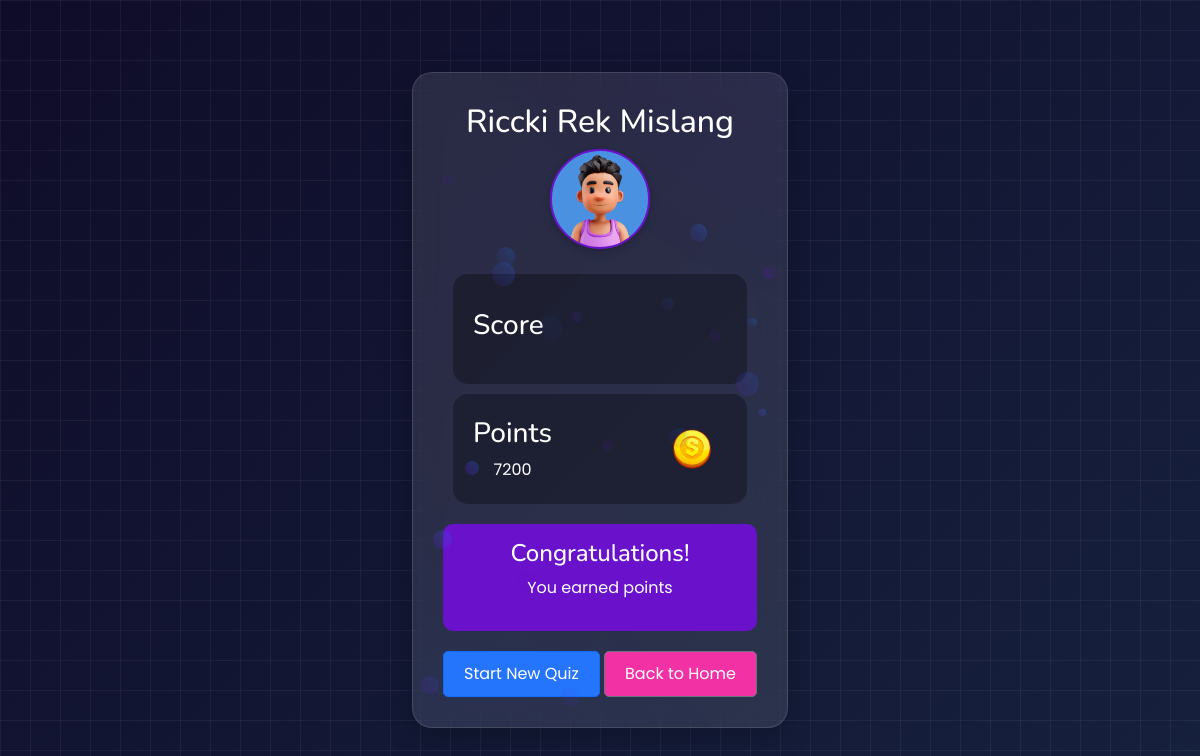
The page /students/quiz_result.php (signed in) on the database as committed earlier.
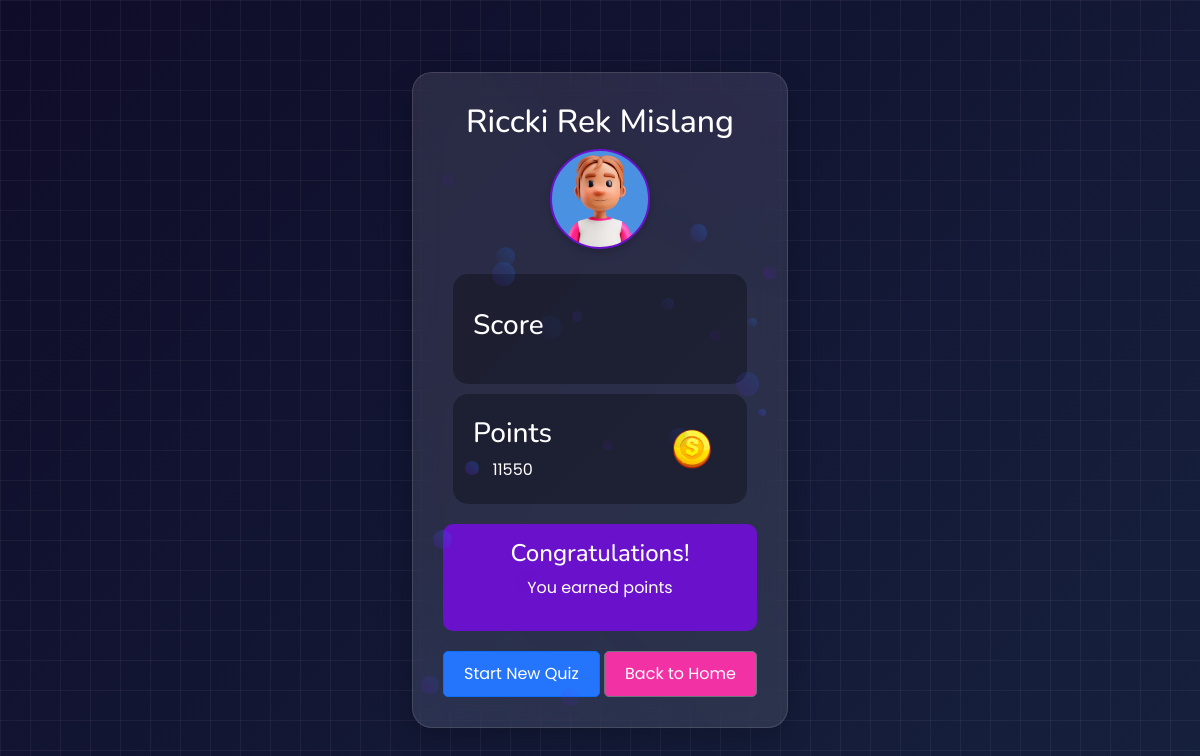
The same page on the database as committed later.
### tables this page shows
CREATE TABLE IF NOT EXISTS `students` (
  `student_id` int NOT NULL AUTO_INCREMENT,
  `user_id` int NOT NULL,
  `lastname` varchar(255) NOT NULL,
  `firstname` varchar(255) NOT NULL,
  `year` varchar(255) NOT NULL,
  `department` varchar(255) NOT NULL,
  `score` int NOT NULL DEFAULT '0',
  `duration` int NOT NULL DEFAULT '0',
  `status` enum('active','inactive') NOT NULL DEFAULT 'inactive',
  `start_time` timestamp NOT NULL,
  `ranking_id` int DEFAULT NULL,
  `ip_address` varchar(255) DEFAULT NULL,
  `profile_path` text,
  PRIMARY KEY (`student_id`),
  UNIQUE KEY `ranking_id` (`ranking_id`),
  KEY `user_id` (`user_id`)
);

### students/includes/session.php (called while the page is built, shortened)
<?php
include 'db/dbconn.php';
$user_id = $_SESSION['user_id'];
$stmt = $conn->prepare("SELECT * FROM students WHERE user_id = ?");
$stmt->bind_param('i', $user_id);
$stmt->execute();
$result = $stmt->get_result();
$row1 = $result->fetch_assoc();
$studentName = ($row1['firstname'] ?? '') . ' ' . ($row1['lastname'] ?? '');
$student_score = $row1['score'] ?? 0;
$profile_pic = $row1['profile_path'] ?? null;

### students/quiz_result.php (the view, shortened to what this page needs)
<?php
include 'includes/session.php';
include 'includes/header.php';
?>
<link rel="stylesheet" href="css/quiz_result.css">
<body>
    <main id="main" class="main">
        <div class="quiz-results-container">
            <div class="results-header">
                <div class="profile-section">
                    <h2 class="student-name"><?php echo $studentName; ?></h2>
                    <div class="profile-img" style="background-image: url('<?php echo ($profile_pic) ? $profile_pic : 'assets/avatars/no-profile.jpg'; ?>')"></div>
                </div>
            </div>
            <div class="results-grid mt-2 ">
                <div class="result-card score-card">
                    <div class="card-content">
                        <h3>Score</h3>
                    </div>
                    <div class="card-icon result-img"></div>
                </div>
                <div class="result-card points-card">
                    <div class="card-content">
                        <h3>Points</h3>
                        <span class="result-value"><?php echo $student_score; ?></span>
                    </div>
                    <div class="card-icon points-img"></div>
                </div>
            </div>
            <div class="congratulations-banner">
                <h4>Congratulations!</h4>
                <p>You earned <?php echo $_GET['points']; ?> points</p>
            </div>
            <div class="action-buttons">
                <a href="take_quiz.php" class="btn btn-primary">Start New Quiz</a>
                <a href="leaderboard.php" class="btn btn-secondary">Back to Home</a>
            </div>
        </div>
    </main>
</body>

Rows that differ between the two databases and show on the page:
changed students "Riccki Rek Mislang": profile_path: a different picture; score "7200" → "11550"
